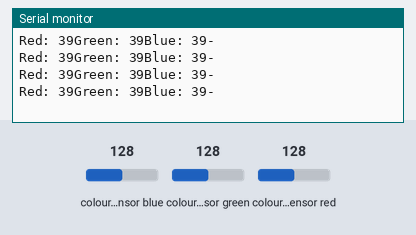
A sketch run on a simulated Arduino Mega 2560, built with avr-gcc and run on an emulated ATmega2560. On the bench: the last lines printed to the serial monitor. Wiring (inferred from the names in the program): TCS3200 colour sensor: output pin 10; S2 pin 12; S3 pin 11; S0 pin 8; S1 pin 9. The inputs (shaded band) are chosen by the test bench; at power-on: colour sensor blue 128, colour sensor green 128, colour sensor red 128.

Above: at 1.2 s.
1.3 s: colour sensor blue set to 191
At 1.71 s:
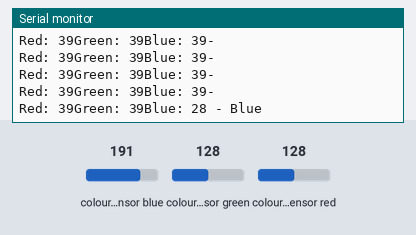
3.6 s: colour sensor green set to 250
At 3.82 s:
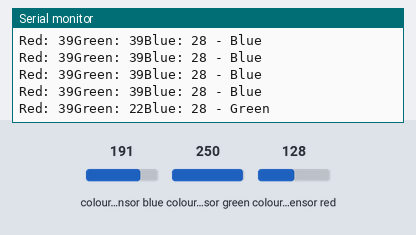
5.7 s: colour sensor red set to 5
At 5.92 s:
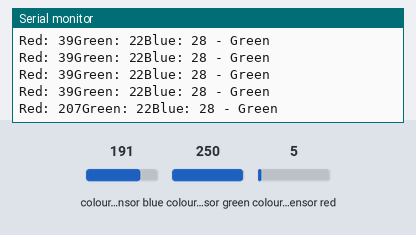

The sketch:

ColorSensor.ino
```cpp
//VCC——5V
//GND——GND
//S0——D3
//S1——D4
//S2——D5
//S3——D6
//OUT——D2

const int s0 = 8;
const int s1 = 9;
const int s2 = 12;
const int s3 = 11;
const int out = 10;

byte countRed = 0;
byte countGreen = 0;
byte countBlue = 0;

void setup() {
    Serial.begin(9600);
    pinMode(s0, OUTPUT);
    pinMode(s1, OUTPUT);
    pinMode(s2, OUTPUT);
    pinMode(s3, OUTPUT);
    pinMode(out, INPUT);
    digitalWrite(s0, HIGH);
    digitalWrite(s1, HIGH);
}

void loop() {
    getColor();
    Serial.print("Red: ");
    Serial.print(countRed, DEC);
    Serial.print("Green: ");
    Serial.print(countGreen, DEC);
    Serial.print("Blue: ");
    Serial.print(countBlue, DEC);

    if (countRed < countBlue && countGreen > 100 && countRed < 80)
    {
        Serial.println(" - Red");
    }
    else if (countBlue < countRed && countBlue < countGreen)
    {
        Serial.println(" - Blue");
    }
    else if (countGreen < countRed && countGreen < countBlue)
    {
        Serial.println(" - Green");
    }
    else {
        Serial.println("-");
    }
    delay(300);
}

void getColor()
{
    digitalWrite(s2, LOW);
    digitalWrite(s3, LOW);
    countRed = pulseIn(out, digitalRead(out) == HIGH ? LOW : HIGH);
    digitalWrite(s3, HIGH);
    countBlue = pulseIn(out, digitalRead(out) == HIGH ? LOW : HIGH);
    digitalWrite(s2, HIGH);
    countGreen = pulseIn(out, digitalRead(out) == HIGH ? LOW : HIGH);
}
```

Measured:
- after the input at 1.3 s, the serial monitor: prints a new line after 0.20 s (image 1)
- after the input at 3.6 s, the serial monitor: prints a new line at once (image 2)
- after the input at 5.7 s, the serial monitor: prints a new line at once (image 3)
